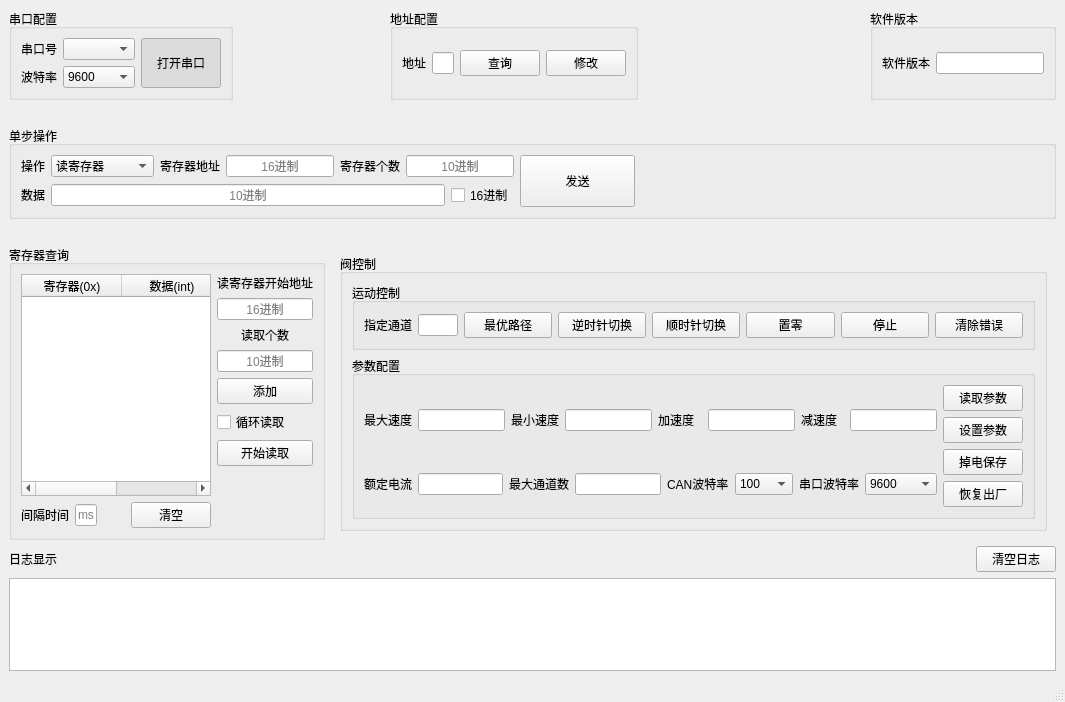
<?xml version="1.0" encoding="UTF-8"?>
<ui version="4.0">
 <class>MainWindow</class>
 <widget class="QMainWindow" name="MainWindow">
  <property name="enabled">
   <bool>true</bool>
  </property>
  <property name="geometry">
   <rect>
    <x>0</x>
    <y>0</y>
    <width>1065</width>
    <height>702</height>
   </rect>
  </property>
  <property name="sizePolicy">
   <sizepolicy hsizetype="Preferred" vsizetype="Preferred">
    <horstretch>0</horstretch>
    <verstretch>0</verstretch>
   </sizepolicy>
  </property>
  <property name="windowTitle">
   <string>MainWindow</string>
  </property>
  <widget class="QWidget" name="centralwidget">
   <layout class="QVBoxLayout" name="verticalLayout_2" stretch="0,0,0,0,0,0">
    <item>
     <layout class="QHBoxLayout" name="horizontalLayout_10" stretch="1,4,1,6,8">
      <item>
       <widget class="QGroupBox" name="groupBox_2">
        <property name="title">
         <string>串口配置</string>
        </property>
        <layout class="QGridLayout" name="gridLayout">
         <item row="0" column="0">
          <widget class="QLabel" name="label">
           <property name="text">
            <string>串口号</string>
           </property>
           <property name="alignment">
            <set>Qt::AlignCenter</set>
           </property>
          </widget>
         </item>
         <item row="0" column="1">
          <widget class="QComboBox" name="SerialcomboBox">
           <property name="enabled">
            <bool>true</bool>
           </property>
          </widget>
         </item>
         <item row="1" column="0">
          <widget class="QLabel" name="label_2">
           <property name="text">
            <string>波特率</string>
           </property>
           <property name="alignment">
            <set>Qt::AlignCenter</set>
           </property>
          </widget>
         </item>
         <item row="1" column="1">
          <widget class="QComboBox" name="BaudratecomboBox">
           <property name="enabled">
            <bool>true</bool>
           </property>
           <item>
            <property name="text">
             <string>9600</string>
            </property>
           </item>
           <item>
            <property name="text">
             <string>19200</string>
            </property>
           </item>
           <item>
            <property name="text">
             <string>38400</string>
            </property>
           </item>
           <item>
            <property name="text">
             <string>57600</string>
            </property>
           </item>
           <item>
            <property name="text">
             <string>115200</string>
            </property>
           </item>
          </widget>
         </item>
         <item row="0" column="2" rowspan="2">
          <widget class="QPushButton" name="pushButton">
           <property name="sizePolicy">
            <sizepolicy hsizetype="Preferred" vsizetype="Preferred">
             <horstretch>0</horstretch>
             <verstretch>0</verstretch>
            </sizepolicy>
           </property>
           <property name="text">
            <string>打开串口</string>
           </property>
           <property name="checkable">
            <bool>true</bool>
           </property>
           <property name="checked">
            <bool>true</bool>
           </property>
          </widget>
         </item>
        </layout>
       </widget>
      </item>
      <item>
       <spacer name="horizontalSpacer_4">
        <property name="orientation">
         <enum>Qt::Horizontal</enum>
        </property>
        <property name="sizeHint" stdset="0">
         <size>
          <width>40</width>
          <height>20</height>
         </size>
        </property>
       </spacer>
      </item>
      <item>
       <widget class="QGroupBox" name="groupBox_3">
        <property name="title">
         <string>地址配置</string>
        </property>
        <layout class="QHBoxLayout" name="horizontalLayout" stretch="2,1,2,2">
         <item>
          <widget class="QLabel" name="label_3">
           <property name="sizePolicy">
            <sizepolicy hsizetype="Fixed" vsizetype="Preferred">
             <horstretch>0</horstretch>
             <verstretch>0</verstretch>
            </sizepolicy>
           </property>
           <property name="text">
            <string>地址</string>
           </property>
          </widget>
         </item>
         <item>
          <widget class="QLineEdit" name="AddrlineEdit">
           <property name="sizePolicy">
            <sizepolicy hsizetype="Preferred" vsizetype="Fixed">
             <horstretch>0</horstretch>
             <verstretch>0</verstretch>
            </sizepolicy>
           </property>
           <property name="alignment">
            <set>Qt::AlignCenter</set>
           </property>
          </widget>
         </item>
         <item>
          <widget class="QPushButton" name="CheckAddr">
           <property name="sizePolicy">
            <sizepolicy hsizetype="Fixed" vsizetype="Fixed">
             <horstretch>0</horstretch>
             <verstretch>0</verstretch>
            </sizepolicy>
           </property>
           <property name="text">
            <string>查询</string>
           </property>
          </widget>
         </item>
         <item>
          <widget class="QPushButton" name="ChangeAddr">
           <property name="sizePolicy">
            <sizepolicy hsizetype="Expanding" vsizetype="Fixed">
             <horstretch>0</horstretch>
             <verstretch>0</verstretch>
            </sizepolicy>
           </property>
           <property name="text">
            <string>修改</string>
           </property>
          </widget>
         </item>
        </layout>
       </widget>
      </item>
      <item>
       <spacer name="horizontalSpacer_5">
        <property name="orientation">
         <enum>Qt::Horizontal</enum>
        </property>
        <property name="sizeHint" stdset="0">
         <size>
          <width>40</width>
          <height>20</height>
         </size>
        </property>
       </spacer>
      </item>
      <item>
       <widget class="QGroupBox" name="groupBox_4">
        <property name="sizePolicy">
         <sizepolicy hsizetype="Fixed" vsizetype="Preferred">
          <horstretch>0</horstretch>
          <verstretch>0</verstretch>
         </sizepolicy>
        </property>
        <property name="title">
         <string>软件版本</string>
        </property>
        <layout class="QHBoxLayout" name="horizontalLayout_2">
         <item>
          <widget class="QLabel" name="label_10">
           <property name="text">
            <string>软件版本</string>
           </property>
          </widget>
         </item>
         <item>
          <widget class="QLineEdit" name="VersionlineEdit">
           <property name="sizePolicy">
            <sizepolicy hsizetype="Fixed" vsizetype="Fixed">
             <horstretch>0</horstretch>
             <verstretch>0</verstretch>
            </sizepolicy>
           </property>
           <property name="alignment">
            <set>Qt::AlignCenter</set>
           </property>
          </widget>
         </item>
        </layout>
       </widget>
      </item>
     </layout>
    </item>
    <item>
     <spacer name="horizontalSpacer_2">
      <property name="orientation">
       <enum>Qt::Horizontal</enum>
      </property>
      <property name="sizeHint" stdset="0">
       <size>
        <width>1003</width>
        <height>20</height>
       </size>
      </property>
     </spacer>
    </item>
    <item>
     <widget class="QGroupBox" name="groupBox">
      <property name="title">
       <string>单步操作</string>
      </property>
      <layout class="QHBoxLayout" name="horizontalLayout_7" stretch="3,2">
       <property name="leftMargin">
        <number>9</number>
       </property>
       <property name="topMargin">
        <number>9</number>
       </property>
       <property name="rightMargin">
        <number>9</number>
       </property>
       <property name="bottomMargin">
        <number>9</number>
       </property>
       <item>
        <layout class="QGridLayout" name="gridLayout_2">
         <item row="0" column="0">
          <layout class="QHBoxLayout" name="horizontalLayout_3">
           <item>
            <widget class="QLabel" name="label_4">
             <property name="text">
              <string>操作</string>
             </property>
             <property name="alignment">
              <set>Qt::AlignCenter</set>
             </property>
            </widget>
           </item>
           <item>
            <widget class="QComboBox" name="ReadWritecomboBox">
             <property name="iconSize">
              <size>
               <width>16</width>
               <height>16</height>
              </size>
             </property>
             <item>
              <property name="text">
               <string>读寄存器</string>
              </property>
             </item>
             <item>
              <property name="text">
               <string>写单个寄存器</string>
              </property>
             </item>
             <item>
              <property name="text">
               <string>写多个寄存器</string>
              </property>
             </item>
            </widget>
           </item>
          </layout>
         </item>
         <item row="0" column="1">
          <layout class="QHBoxLayout" name="horizontalLayout_4">
           <property name="bottomMargin">
            <number>0</number>
           </property>
           <item>
            <widget class="QLabel" name="label_6">
             <property name="text">
              <string>寄存器地址</string>
             </property>
            </widget>
           </item>
           <item>
            <widget class="QLineEdit" name="RegAddrlineEdit">
             <property name="sizePolicy">
              <sizepolicy hsizetype="Preferred" vsizetype="Fixed">
               <horstretch>0</horstretch>
               <verstretch>0</verstretch>
              </sizepolicy>
             </property>
             <property name="minimumSize">
              <size>
               <width>0</width>
               <height>0</height>
              </size>
             </property>
             <property name="whatsThis">
              <string>&lt;html&gt;&lt;head/&gt;&lt;body&gt;&lt;p&gt;&lt;br/&gt;&lt;/p&gt;&lt;/body&gt;&lt;/html&gt;</string>
             </property>
             <property name="text">
              <string/>
             </property>
             <property name="alignment">
              <set>Qt::AlignCenter</set>
             </property>
             <property name="placeholderText">
              <string>16进制</string>
             </property>
            </widget>
           </item>
          </layout>
         </item>
         <item row="0" column="2">
          <layout class="QHBoxLayout" name="horizontalLayout_5">
           <item>
            <widget class="QLabel" name="label_11">
             <property name="text">
              <string>寄存器个数</string>
             </property>
            </widget>
           </item>
           <item>
            <widget class="QLineEdit" name="WriteNumlineEdit">
             <property name="sizePolicy">
              <sizepolicy hsizetype="Preferred" vsizetype="Fixed">
               <horstretch>0</horstretch>
               <verstretch>0</verstretch>
              </sizepolicy>
             </property>
             <property name="whatsThis">
              <string>&lt;html&gt;&lt;head/&gt;&lt;body&gt;&lt;p&gt;&lt;br/&gt;&lt;/p&gt;&lt;/body&gt;&lt;/html&gt;</string>
             </property>
             <property name="text">
              <string/>
             </property>
             <property name="alignment">
              <set>Qt::AlignCenter</set>
             </property>
             <property name="placeholderText">
              <string>10进制</string>
             </property>
            </widget>
           </item>
          </layout>
         </item>
         <item row="0" column="3" rowspan="2">
          <widget class="QPushButton" name="CmdSendpushButton">
           <property name="sizePolicy">
            <sizepolicy hsizetype="Minimum" vsizetype="Preferred">
             <horstretch>0</horstretch>
             <verstretch>0</verstretch>
            </sizepolicy>
           </property>
           <property name="text">
            <string>发送</string>
           </property>
          </widget>
         </item>
         <item row="1" column="0" colspan="3">
          <layout class="QHBoxLayout" name="horizontalLayout_6">
           <property name="spacing">
            <number>6</number>
           </property>
           <property name="bottomMargin">
            <number>0</number>
           </property>
           <item>
            <widget class="QLabel" name="label_5">
             <property name="text">
              <string>数据</string>
             </property>
             <property name="alignment">
              <set>Qt::AlignCenter</set>
             </property>
            </widget>
           </item>
           <item>
            <widget class="QLineEdit" name="DatalineEdit">
             <property name="alignment">
              <set>Qt::AlignCenter</set>
             </property>
             <property name="placeholderText">
              <string>10进制</string>
             </property>
            </widget>
           </item>
           <item>
            <widget class="QCheckBox" name="HexcheckBox">
             <property name="text">
              <string>16进制</string>
             </property>
            </widget>
           </item>
          </layout>
         </item>
        </layout>
       </item>
       <item>
        <spacer name="horizontalSpacer">
         <property name="orientation">
          <enum>Qt::Horizontal</enum>
         </property>
         <property name="sizeHint" stdset="0">
          <size>
           <width>40</width>
           <height>20</height>
          </size>
         </property>
        </spacer>
       </item>
      </layout>
     </widget>
    </item>
    <item>
     <spacer name="horizontalSpacer_3">
      <property name="orientation">
       <enum>Qt::Horizontal</enum>
      </property>
      <property name="sizeHint" stdset="0">
       <size>
        <width>968</width>
        <height>20</height>
       </size>
      </property>
     </spacer>
    </item>
    <item>
     <layout class="QHBoxLayout" name="horizontalLayout_8">
      <item>
       <widget class="QGroupBox" name="groupBox_5">
        <property name="sizePolicy">
         <sizepolicy hsizetype="Preferred" vsizetype="Preferred">
          <horstretch>0</horstretch>
          <verstretch>0</verstretch>
         </sizepolicy>
        </property>
        <property name="maximumSize">
         <size>
          <width>16777215</width>
          <height>320</height>
         </size>
        </property>
        <property name="title">
         <string>寄存器查询</string>
        </property>
        <layout class="QHBoxLayout" name="horizontalLayout_9">
         <item>
          <layout class="QGridLayout" name="gridLayout_3">
           <item row="1" column="2">
            <spacer name="horizontalSpacer_10">
             <property name="orientation">
              <enum>Qt::Horizontal</enum>
             </property>
             <property name="sizeHint" stdset="0">
              <size>
               <width>38</width>
               <height>20</height>
              </size>
             </property>
            </spacer>
           </item>
           <item row="1" column="3">
            <widget class="QPushButton" name="ClearLinespushButton">
             <property name="sizePolicy">
              <sizepolicy hsizetype="Preferred" vsizetype="Fixed">
               <horstretch>0</horstretch>
               <verstretch>0</verstretch>
              </sizepolicy>
             </property>
             <property name="text">
              <string>清空</string>
             </property>
            </widget>
           </item>
           <item row="1" column="0">
            <widget class="QLabel" name="label_12">
             <property name="text">
              <string>间隔时间</string>
             </property>
            </widget>
           </item>
           <item row="1" column="1">
            <widget class="QLineEdit" name="GapTimelineEdit">
             <property name="sizePolicy">
              <sizepolicy hsizetype="Maximum" vsizetype="Fixed">
               <horstretch>0</horstretch>
               <verstretch>0</verstretch>
              </sizepolicy>
             </property>
             <property name="maximumSize">
              <size>
               <width>40</width>
               <height>16777215</height>
              </size>
             </property>
             <property name="alignment">
              <set>Qt::AlignCenter</set>
             </property>
             <property name="placeholderText">
              <string>ms</string>
             </property>
            </widget>
           </item>
           <item row="0" column="0" colspan="4">
            <widget class="QTableWidget" name="ReadMultableWidget">
             <property name="sizePolicy">
              <sizepolicy hsizetype="Preferred" vsizetype="Preferred">
               <horstretch>0</horstretch>
               <verstretch>0</verstretch>
              </sizepolicy>
             </property>
             <property name="minimumSize">
              <size>
               <width>150</width>
               <height>0</height>
              </size>
             </property>
             <property name="textElideMode">
              <enum>Qt::ElideMiddle</enum>
             </property>
             <column>
              <property name="text">
               <string>寄存器(0x)</string>
              </property>
             </column>
             <column>
              <property name="text">
               <string>数据(int)</string>
              </property>
             </column>
            </widget>
           </item>
          </layout>
         </item>
         <item>
          <layout class="QVBoxLayout" name="verticalLayout">
           <item>
            <widget class="QLabel" name="label_7">
             <property name="sizePolicy">
              <sizepolicy hsizetype="Preferred" vsizetype="Fixed">
               <horstretch>0</horstretch>
               <verstretch>0</verstretch>
              </sizepolicy>
             </property>
             <property name="text">
              <string>读寄存器开始地址</string>
             </property>
            </widget>
           </item>
           <item>
            <widget class="QLineEdit" name="RegStartlineEdit">
             <property name="sizePolicy">
              <sizepolicy hsizetype="Maximum" vsizetype="Fixed">
               <horstretch>0</horstretch>
               <verstretch>0</verstretch>
              </sizepolicy>
             </property>
             <property name="maximumSize">
              <size>
               <width>100</width>
               <height>16777215</height>
              </size>
             </property>
             <property name="alignment">
              <set>Qt::AlignCenter</set>
             </property>
             <property name="placeholderText">
              <string>16进制</string>
             </property>
            </widget>
           </item>
           <item>
            <widget class="QLabel" name="label_8">
             <property name="sizePolicy">
              <sizepolicy hsizetype="Preferred" vsizetype="Fixed">
               <horstretch>0</horstretch>
               <verstretch>0</verstretch>
              </sizepolicy>
             </property>
             <property name="text">
              <string>读取个数</string>
             </property>
             <property name="alignment">
              <set>Qt::AlignCenter</set>
             </property>
            </widget>
           </item>
           <item>
            <widget class="QLineEdit" name="ReadNumlineEdit">
             <property name="sizePolicy">
              <sizepolicy hsizetype="Maximum" vsizetype="Fixed">
               <horstretch>0</horstretch>
               <verstretch>0</verstretch>
              </sizepolicy>
             </property>
             <property name="maximumSize">
              <size>
               <width>100</width>
               <height>16777215</height>
              </size>
             </property>
             <property name="alignment">
              <set>Qt::AlignCenter</set>
             </property>
             <property name="placeholderText">
              <string>10进制</string>
             </property>
            </widget>
           </item>
           <item>
            <widget class="QPushButton" name="AddRowpushButton">
             <property name="text">
              <string>添加</string>
             </property>
            </widget>
           </item>
           <item>
            <widget class="QCheckBox" name="LoopReadcheckBox">
             <property name="sizePolicy">
              <sizepolicy hsizetype="Minimum" vsizetype="Fixed">
               <horstretch>0</horstretch>
               <verstretch>0</verstretch>
              </sizepolicy>
             </property>
             <property name="baseSize">
              <size>
               <width>0</width>
               <height>0</height>
              </size>
             </property>
             <property name="text">
              <string>循环读取</string>
             </property>
            </widget>
           </item>
           <item>
            <widget class="QPushButton" name="StartReadpushButton">
             <property name="text">
              <string>开始读取</string>
             </property>
            </widget>
           </item>
           <item>
            <spacer name="verticalSpacer">
             <property name="orientation">
              <enum>Qt::Vertical</enum>
             </property>
             <property name="sizeHint" stdset="0">
              <size>
               <width>20</width>
               <height>40</height>
              </size>
             </property>
            </spacer>
           </item>
          </layout>
         </item>
        </layout>
       </widget>
      </item>
      <item>
       <widget class="QWidget" name="Fncwidget" native="true">
        <property name="enabled">
         <bool>true</bool>
        </property>
        <layout class="QGridLayout" name="gridLayout_5">
         <item row="0" column="0">
          <widget class="QGroupBox" name="groupBox_6">
           <property name="enabled">
            <bool>true</bool>
           </property>
           <property name="sizePolicy">
            <sizepolicy hsizetype="Preferred" vsizetype="Preferred">
             <horstretch>0</horstretch>
             <verstretch>0</verstretch>
            </sizepolicy>
           </property>
           <property name="maximumSize">
            <size>
             <width>16777215</width>
             <height>320</height>
            </size>
           </property>
           <property name="title">
            <string>阀控制</string>
           </property>
           <layout class="QVBoxLayout" name="verticalLayout_4" stretch="1,4">
            <item>
             <widget class="QGroupBox" name="groupBox_7">
              <property name="sizePolicy">
               <sizepolicy hsizetype="Preferred" vsizetype="Preferred">
                <horstretch>0</horstretch>
                <verstretch>0</verstretch>
               </sizepolicy>
              </property>
              <property name="title">
               <string>运动控制</string>
              </property>
              <layout class="QHBoxLayout" name="horizontalLayout_12">
               <item>
                <widget class="QLabel" name="label_13">
                 <property name="sizePolicy">
                  <sizepolicy hsizetype="Fixed" vsizetype="Fixed">
                   <horstretch>0</horstretch>
                   <verstretch>0</verstretch>
                  </sizepolicy>
                 </property>
                 <property name="text">
                  <string>指定通道</string>
                 </property>
                </widget>
               </item>
               <item>
                <widget class="QLineEdit" name="TargetChlineEdit">
                 <property name="sizePolicy">
                  <sizepolicy hsizetype="Preferred" vsizetype="Fixed">
                   <horstretch>0</horstretch>
                   <verstretch>0</verstretch>
                  </sizepolicy>
                 </property>
                 <property name="maximumSize">
                  <size>
                   <width>40</width>
                   <height>16777215</height>
                  </size>
                 </property>
                 <property name="alignment">
                  <set>Qt::AlignCenter</set>
                 </property>
                </widget>
               </item>
               <item>
                <widget class="QPushButton" name="FastSwitchpushButton">
                 <property name="sizePolicy">
                  <sizepolicy hsizetype="Preferred" vsizetype="Fixed">
                   <horstretch>0</horstretch>
                   <verstretch>0</verstretch>
                  </sizepolicy>
                 </property>
                 <property name="text">
                  <string>最优路径</string>
                 </property>
                </widget>
               </item>
               <item>
                <widget class="QPushButton" name="CounterclockwisepushButton">
                 <property name="sizePolicy">
                  <sizepolicy hsizetype="Preferred" vsizetype="Fixed">
                   <horstretch>0</horstretch>
                   <verstretch>0</verstretch>
                  </sizepolicy>
                 </property>
                 <property name="text">
                  <string>逆时针切换</string>
                 </property>
                </widget>
               </item>
               <item>
                <widget class="QPushButton" name="ClockwisepushButton">
                 <property name="sizePolicy">
                  <sizepolicy hsizetype="Preferred" vsizetype="Fixed">
                   <horstretch>0</horstretch>
                   <verstretch>0</verstretch>
                  </sizepolicy>
                 </property>
                 <property name="text">
                  <string>顺时针切换</string>
                 </property>
                </widget>
               </item>
               <item>
                <widget class="QPushButton" name="InitpushButton">
                 <property name="sizePolicy">
                  <sizepolicy hsizetype="Preferred" vsizetype="Fixed">
                   <horstretch>0</horstretch>
                   <verstretch>0</verstretch>
                  </sizepolicy>
                 </property>
                 <property name="text">
                  <string>置零</string>
                 </property>
                </widget>
               </item>
               <item>
                <widget class="QPushButton" name="StoppushButton">
                 <property name="sizePolicy">
                  <sizepolicy hsizetype="Preferred" vsizetype="Fixed">
                   <horstretch>0</horstretch>
                   <verstretch>0</verstretch>
                  </sizepolicy>
                 </property>
                 <property name="text">
                  <string>停止</string>
                 </property>
                </widget>
               </item>
               <item>
                <widget class="QPushButton" name="ClearErrorpushButton">
                 <property name="sizePolicy">
                  <sizepolicy hsizetype="Preferred" vsizetype="Fixed">
                   <horstretch>0</horstretch>
                   <verstretch>0</verstretch>
                  </sizepolicy>
                 </property>
                 <property name="text">
                  <string>清除错误</string>
                 </property>
                </widget>
               </item>
              </layout>
             </widget>
            </item>
            <item>
             <widget class="QGroupBox" name="groupBox_8">
              <property name="title">
               <string>参数配置</string>
              </property>
              <layout class="QGridLayout" name="gridLayout_4">
               <item row="0" column="0">
                <layout class="QHBoxLayout" name="horizontalLayout_13" stretch="1,2,1,2,1,2,1,2">
                 <item>
                  <widget class="QLabel" name="label_14">
                   <property name="sizePolicy">
                    <sizepolicy hsizetype="Preferred" vsizetype="Preferred">
                     <horstretch>0</horstretch>
                     <verstretch>0</verstretch>
                    </sizepolicy>
                   </property>
                   <property name="text">
                    <string>最大速度</string>
                   </property>
                  </widget>
                 </item>
                 <item>
                  <widget class="QLineEdit" name="MaxSpeedlineEdit">
                   <property name="sizePolicy">
                    <sizepolicy hsizetype="Preferred" vsizetype="Fixed">
                     <horstretch>0</horstretch>
                     <verstretch>0</verstretch>
                    </sizepolicy>
                   </property>
                   <property name="alignment">
                    <set>Qt::AlignCenter</set>
                   </property>
                  </widget>
                 </item>
                 <item>
                  <widget class="QLabel" name="label_15">
                   <property name="sizePolicy">
                    <sizepolicy hsizetype="Preferred" vsizetype="Preferred">
                     <horstretch>0</horstretch>
                     <verstretch>0</verstretch>
                    </sizepolicy>
                   </property>
                   <property name="text">
                    <string>最小速度</string>
                   </property>
                  </widget>
                 </item>
                 <item>
                  <widget class="QLineEdit" name="MinSpeedlineEdit">
                   <property name="sizePolicy">
                    <sizepolicy hsizetype="Preferred" vsizetype="Fixed">
                     <horstretch>0</horstretch>
                     <verstretch>0</verstretch>
                    </sizepolicy>
                   </property>
                   <property name="alignment">
                    <set>Qt::AlignCenter</set>
                   </property>
                  </widget>
                 </item>
                 <item>
                  <widget class="QLabel" name="label_16">
                   <property name="text">
                    <string>加速度</string>
                   </property>
                  </widget>
                 </item>
                 <item>
                  <widget class="QLineEdit" name="AcclineEdit">
                   <property name="sizePolicy">
                    <sizepolicy hsizetype="Preferred" vsizetype="Fixed">
                     <horstretch>0</horstretch>
                     <verstretch>0</verstretch>
                    </sizepolicy>
                   </property>
                   <property name="alignment">
                    <set>Qt::AlignCenter</set>
                   </property>
                  </widget>
                 </item>
                 <item>
                  <widget class="QLabel" name="label_17">
                   <property name="text">
                    <string>减速度</string>
                   </property>
                  </widget>
                 </item>
                 <item>
                  <widget class="QLineEdit" name="DeclineEdit">
                   <property name="sizePolicy">
                    <sizepolicy hsizetype="Preferred" vsizetype="Fixed">
                     <horstretch>0</horstretch>
                     <verstretch>0</verstretch>
                    </sizepolicy>
                   </property>
                   <property name="alignment">
                    <set>Qt::AlignCenter</set>
                   </property>
                  </widget>
                 </item>
                </layout>
               </item>
               <item row="0" column="1" rowspan="2">
                <layout class="QVBoxLayout" name="verticalLayout_3">
                 <item>
                  <widget class="QPushButton" name="ReadPara_pushButton">
                   <property name="sizePolicy">
                    <sizepolicy hsizetype="Preferred" vsizetype="Fixed">
                     <horstretch>0</horstretch>
                     <verstretch>0</verstretch>
                    </sizepolicy>
                   </property>
                   <property name="text">
                    <string>读取参数</string>
                   </property>
                  </widget>
                 </item>
                 <item>
                  <widget class="QPushButton" name="SetParapushButton">
                   <property name="sizePolicy">
                    <sizepolicy hsizetype="Preferred" vsizetype="Fixed">
                     <horstretch>0</horstretch>
                     <verstretch>0</verstretch>
                    </sizepolicy>
                   </property>
                   <property name="text">
                    <string>设置参数</string>
                   </property>
                  </widget>
                 </item>
                 <item>
                  <widget class="QPushButton" name="SavepushButton">
                   <property name="sizePolicy">
                    <sizepolicy hsizetype="Preferred" vsizetype="Fixed">
                     <horstretch>0</horstretch>
                     <verstretch>0</verstretch>
                    </sizepolicy>
                   </property>
                   <property name="text">
                    <string>掉电保存</string>
                   </property>
                  </widget>
                 </item>
                 <item>
                  <widget class="QPushButton" name="ResetpushButton">
                   <property name="sizePolicy">
                    <sizepolicy hsizetype="Preferred" vsizetype="Fixed">
                     <horstretch>0</horstretch>
                     <verstretch>0</verstretch>
                    </sizepolicy>
                   </property>
                   <property name="text">
                    <string>恢复出厂</string>
                   </property>
                  </widget>
                 </item>
                </layout>
               </item>
               <item row="1" column="0">
                <layout class="QHBoxLayout" name="horizontalLayout_14">
                 <item>
                  <widget class="QLabel" name="label_18">
                   <property name="text">
                    <string>额定电流</string>
                   </property>
                  </widget>
                 </item>
                 <item>
                  <widget class="QLineEdit" name="CurrentlineEdit">
                   <property name="sizePolicy">
                    <sizepolicy hsizetype="Preferred" vsizetype="Fixed">
                     <horstretch>0</horstretch>
                     <verstretch>0</verstretch>
                    </sizepolicy>
                   </property>
                   <property name="alignment">
                    <set>Qt::AlignCenter</set>
                   </property>
                   <property name="placeholderText">
                    <string/>
                   </property>
                  </widget>
                 </item>
                 <item>
                  <widget class="QLabel" name="label_19">
                   <property name="sizePolicy">
                    <sizepolicy hsizetype="Preferred" vsizetype="Preferred">
                     <horstretch>0</horstretch>
                     <verstretch>0</verstretch>
                    </sizepolicy>
                   </property>
                   <property name="text">
                    <string>最大通道数</string>
                   </property>
                  </widget>
                 </item>
                 <item>
                  <widget class="QLineEdit" name="MaxChlineEdit">
                   <property name="sizePolicy">
                    <sizepolicy hsizetype="Preferred" vsizetype="Fixed">
                     <horstretch>0</horstretch>
                     <verstretch>0</verstretch>
                    </sizepolicy>
                   </property>
                   <property name="alignment">
                    <set>Qt::AlignCenter</set>
                   </property>
                  </widget>
                 </item>
                 <item>
                  <widget class="QLabel" name="label_20">
                   <property name="text">
                    <string>CAN波特率</string>
                   </property>
                  </widget>
                 </item>
                 <item>
                  <widget class="QComboBox" name="CANBaudRatecomboBox">
                   <property name="sizePolicy">
                    <sizepolicy hsizetype="Preferred" vsizetype="Fixed">
                     <horstretch>0</horstretch>
                     <verstretch>0</verstretch>
                    </sizepolicy>
                   </property>
                   <property name="insertPolicy">
                    <enum>QComboBox::InsertAtBottom</enum>
                   </property>
                   <property name="sizeAdjustPolicy">
                    <enum>QComboBox::AdjustToContentsOnFirstShow</enum>
                   </property>
                   <item>
                    <property name="text">
                     <string>100</string>
                    </property>
                   </item>
                   <item>
                    <property name="text">
                     <string>125</string>
                    </property>
                   </item>
                   <item>
                    <property name="text">
                     <string>250</string>
                    </property>
                   </item>
                   <item>
                    <property name="text">
                     <string>500</string>
                    </property>
                   </item>
                   <item>
                    <property name="text">
                     <string>800</string>
                    </property>
                   </item>
                   <item>
                    <property name="text">
                     <string>1000</string>
                    </property>
                   </item>
                  </widget>
                 </item>
                 <item>
                  <widget class="QLabel" name="label_21">
                   <property name="sizePolicy">
                    <sizepolicy hsizetype="Preferred" vsizetype="Preferred">
                     <horstretch>0</horstretch>
                     <verstretch>0</verstretch>
                    </sizepolicy>
                   </property>
                   <property name="text">
                    <string>串口波特率</string>
                   </property>
                  </widget>
                 </item>
                 <item>
                  <widget class="QComboBox" name="SerBaudRatecomboBox">
                   <property name="sizePolicy">
                    <sizepolicy hsizetype="Preferred" vsizetype="Fixed">
                     <horstretch>0</horstretch>
                     <verstretch>0</verstretch>
                    </sizepolicy>
                   </property>
                   <item>
                    <property name="text">
                     <string>9600</string>
                    </property>
                   </item>
                   <item>
                    <property name="text">
                     <string>19200</string>
                    </property>
                   </item>
                   <item>
                    <property name="text">
                     <string>38400</string>
                    </property>
                   </item>
                   <item>
                    <property name="text">
                     <string>57600</string>
                    </property>
                   </item>
                   <item>
                    <property name="text">
                     <string>115200</string>
                    </property>
                   </item>
                  </widget>
                 </item>
                </layout>
               </item>
              </layout>
             </widget>
            </item>
           </layout>
          </widget>
         </item>
        </layout>
       </widget>
      </item>
     </layout>
    </item>
    <item>
     <layout class="QGridLayout" name="gridLayout_7">
      <property name="horizontalSpacing">
       <number>0</number>
      </property>
      <property name="verticalSpacing">
       <number>6</number>
      </property>
      <item row="0" column="1">
       <spacer name="horizontalSpacer_8">
        <property name="orientation">
         <enum>Qt::Horizontal</enum>
        </property>
        <property name="sizeHint" stdset="0">
         <size>
          <width>858</width>
          <height>18</height>
         </size>
        </property>
       </spacer>
      </item>
      <item row="2" column="0" colspan="3">
       <widget class="QPlainTextEdit" name="LogplainTextEdit">
        <property name="sizePolicy">
         <sizepolicy hsizetype="Preferred" vsizetype="Expanding">
          <horstretch>0</horstretch>
          <verstretch>0</verstretch>
         </sizepolicy>
        </property>
       </widget>
      </item>
      <item row="0" column="2">
       <widget class="QPushButton" name="ClearLogpushButton">
        <property name="text">
         <string>清空日志</string>
        </property>
       </widget>
      </item>
      <item row="0" column="0">
       <widget class="QLabel" name="label_9">
        <property name="text">
         <string>日志显示</string>
        </property>
       </widget>
      </item>
     </layout>
    </item>
   </layout>
  </widget>
  <widget class="QMenuBar" name="menubar">
   <property name="geometry">
    <rect>
     <x>0</x>
     <y>0</y>
     <width>1065</width>
     <height>21</height>
    </rect>
   </property>
  </widget>
  <widget class="QStatusBar" name="statusbar"/>
 </widget>
 <resources/>
 <connections/>
</ui>
